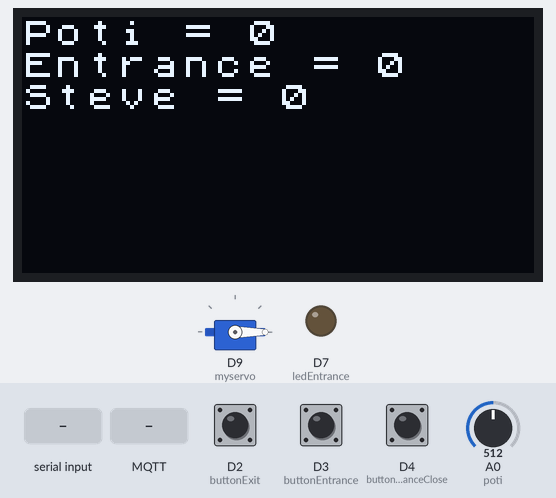
Recording of a sketch running on a simulated Arduino MKR. Shown: servo, 128×64 one-colour display, output pins drawn as LEDs (lit = HIGH). Inputs (shaded band) come from the test bench; at power-on: D3 (buttonEntrance) HIGH, D4 (buttonEntranceClose) HIGH, D2 (buttonExit) HIGH, A0 (poti) = 512. WiFi joins after 1.5 s; servers stay silent unless stated; no MQTT or app messages arrive unless stated; not simulated (calls return 0 or success): arduino_secrets.h; what the sketch prints to the serial monitor is not drawn.

Above: at 2.7 s.
2.8 s: D3 (buttonEntrance) pulled LOW for 0.15 s
At 3.8 s:
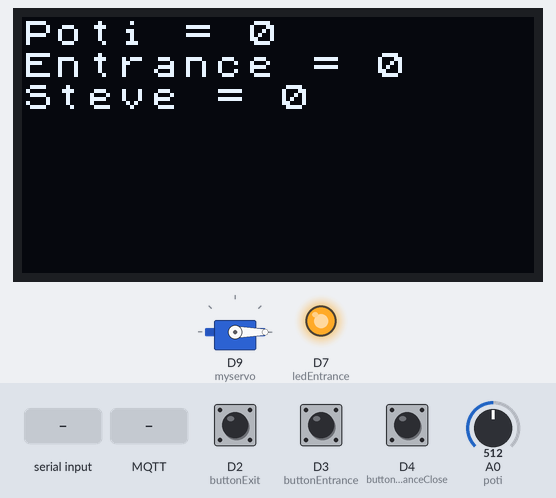
4.4 s: "Pablo/Poti" received over Serial
At 6.2 s:
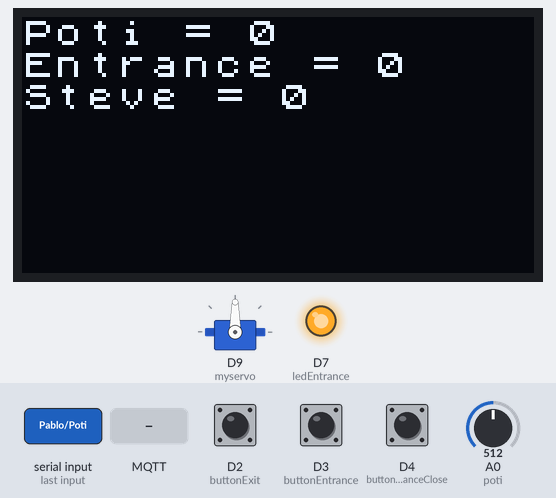
6.9 s: MQTT message "1" arrives on the first subscribed topic
At 6.91 s:
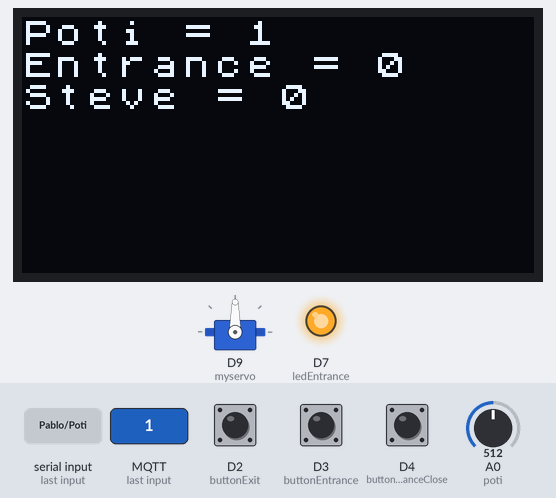
8.4 s: D4 (buttonEntranceClose) pulled LOW for 0.15 s
At 9.6 s:
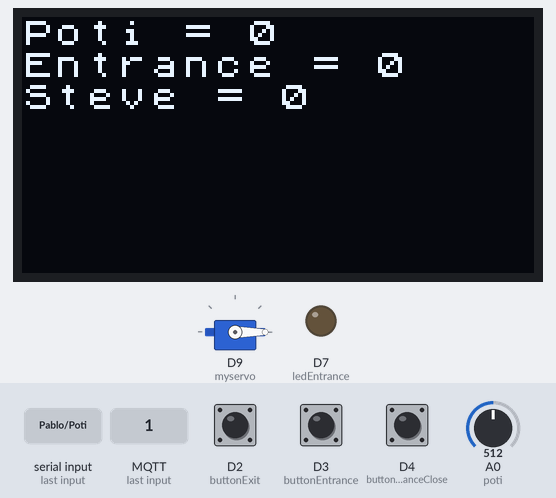
10.0 s: D3 (buttonEntrance) pulled LOW for 1 s
At 11.1 s:
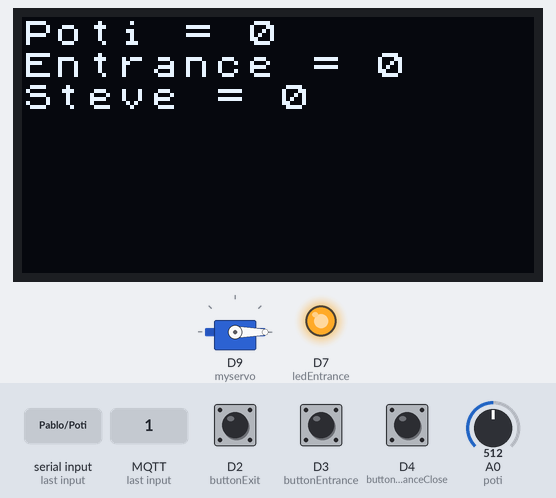
12.5 s: "Pablo/ParkingGarage" received over Serial
At 14.4 s:
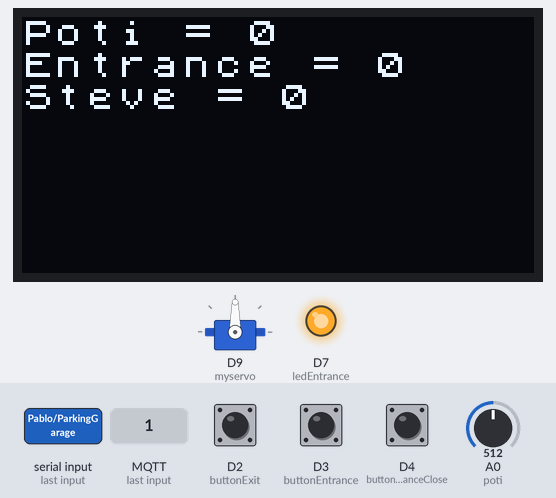
Timing chart, 0 to 15.9 s (numbered marks = the images above; inputs shaded):
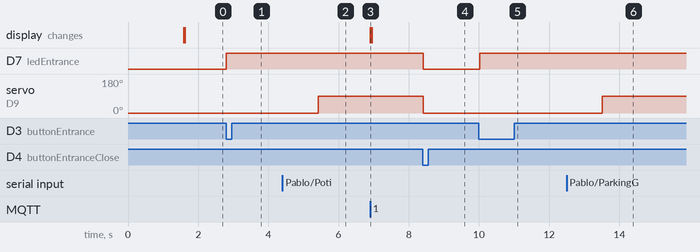

Measured:
- after the input at 2.8 s, D7 (ledEntrance): LOW → HIGH at once
- after the input at 4.4 s, servo on D9 (myservo): 0° → 90° after 1.0 s
- after the input at 6.9 s, the display: changes at once (image 3)
- after the input at 8.4 s, D7 (ledEntrance): HIGH → LOW at once; servo on D9 (myservo): 90° → 0° at once
- after the input at 10.0 s, D7 (ledEntrance): LOW → HIGH at once
- after the input at 12.5 s, servo on D9 (myservo): 0° → 90° after 1.0 s

The sketch:

mqtt_parking_system.ino
```cpp
#include <ArduinoMqttClient.h>
#if defined(ARDUINO_SAMD_MKRWIFI1010) || defined(ARDUINO_SAMD_NANO_33_IOT) || defined(ARDUINO_AVR_UNO_WIFI_REV2)
#include <WiFiNINA.h>
#elif defined(ARDUINO_SAMD_MKR1000)
#include <WiFi101.h>
#elif defined(ARDUINO_ARCH_ESP8266)
#include <ESP8266WiFi.h>
#elif defined(ARDUINO_PORTENTA_H7_M7) || defined(ARDUINO_NICLA_VISION) || defined(ARDUINO_ARCH_ESP32) || defined(ARDUINO_GIGA) || defined(ARDUINO_OPTA)
#include <WiFi.h>
#elif defined(ARDUINO_PORTENTA_C33)
#include <WiFiC3.h>
#elif defined(ARDUINO_UNOR4_WIFI)
#include <WiFiS3.h>
#endif

#include "arduino_secrets.h"

#include <Arduino.h>
#include <U8x8lib.h>

#ifdef U8X8_HAVE_HW_SPI
#include <SPI.h>
#endif

#include <Servo.h>

U8X8_SH1106_128X64_NONAME_HW_I2C u8x8(/* reset=*/U8X8_PIN_NONE);

/////// please enter your sensitive data in the Secret tab/arduino_secrets.h
char ssid[] = SECRET_SSID;
char pass[] = SECRET_PASS;

WiFiClient wifiClient;
MqttClient mqttClient(wifiClient);
Servo myservo;

const char broker[] = "BROKER_IP_ADDRESS";
int port = 1883;
const char topicPoti[] = "Pablo/Poti";
const char topicParkhaus[] = "Pablo/ParkingGarage";

const long interval = 3000;
const long interval200 = 200;
unsigned long previousMillis = 0;
unsigned long previousMillis200 = 0;

int poti = A0;
int potiValue;
int mappedValue;
int potiMqtt;
int buttonEntrance = 3;
int buttonEntranceClose = 4;
int ledEntrance = 7;
bool entrancePressed = false;
int entranceCounter;
int entranceMqtt;
int entranceMqttSteve;
bool entranceRead = false;
int maxParkingSpaces = 5;
int freeParkingSpaces;
int buttonExit = 2;
bool exitPressed = false;

void setup() {
  pinMode(poti, INPUT);
  pinMode(buttonEntrance, INPUT_PULLUP);
  pinMode(buttonEntranceClose, INPUT_PULLUP);
  pinMode(ledEntrance, OUTPUT);
  pinMode(buttonExit, INPUT_PULLUP);

  myservo.attach(9);
  myservo.write(0);

  Serial.begin(9600);
  while (!Serial) {
    ;  // wait for serial port to connect (needed for native USB)
  }

  // attempt to connect to WiFi network:
  Serial.print("Attempting to connect to WPA SSID: ");
  Serial.println(ssid);
  while (WiFi.begin(ssid, pass) != WL_CONNECTED) {
    // failed, retry
    Serial.print(".");
    delay(5000);
  }

  Serial.println("You're connected to the network");
  Serial.println();

  Serial.print("Attempting to connect to the MQTT broker: ");
  Serial.println(broker);

  if (!mqttClient.connect(broker, port)) {
    Serial.print("MQTT connection failed! Error code = ");
    Serial.println(mqttClient.connectError());

    while (1);
  }

  mqttClient.subscribe(topicPoti);
  mqttClient.subscribe(topicParkhaus);
  mqttClient.subscribe("Steve/ParkingGarage");

  Serial.println("You're connected to the MQTT broker!");
  Serial.println();

  u8x8.begin();
  u8x8.setPowerSave(0);
  u8x8.setFont(u8x8_font_chroma48medium8_r);

  // Send the initial number of free parking spaces once via MQTT
  mqttClient.beginMessage(topicParkhaus);
  mqttClient.print(maxParkingSpaces);
  mqttClient.endMessage();
}

void loop() {
  mqttClient.poll();
  unsigned long currentMillis = millis();
  unsigned long currentMillis200 = millis();

  if (digitalRead(buttonEntrance) == 0 && entranceCounter < maxParkingSpaces) {
    entrancePressed = true;
    digitalWrite(ledEntrance, HIGH);
  } else if (digitalRead(buttonExit) == 0) {
    if (currentMillis200 - previousMillis200 >= interval200) {
      previousMillis200 = currentMillis200;
      exitPressed = true;
    }
  }

  // Possible issue: double reading during an open barrier phase
  if (entrancePressed == true) {
    if (Serial.available() > 0) {
      String input = Serial.readString();
      Serial.print("Keyboard input: ");
      Serial.println(input);
      myservo.write(90);
      entranceRead = true;
    }
    if (digitalRead(buttonEntranceClose) == 0 && entranceRead == true) {
      entrancePressed = false;
      entranceRead = false;
      digitalWrite(ledEntrance, LOW);
      myservo.write(0);
      entranceCounter += 1;
      freeParkingSpaces = (maxParkingSpaces - entranceCounter);
      Serial.print("Free spaces left: ");
      Serial.println(freeParkingSpaces);
      mqttClient.beginMessage(topicParkhaus);
      mqttClient.print(freeParkingSpaces);
      mqttClient.endMessage();
    }
  } else if (exitPressed == true) {
    if (entranceCounter > 0) {
      entranceCounter -= 1;
      freeParkingSpaces = (maxParkingSpaces - entranceCounter);
      Serial.print("Free spaces left: ");
      Serial.println(freeParkingSpaces);
      mqttClient.beginMessage(topicParkhaus);
      mqttClient.print(freeParkingSpaces);
      mqttClient.endMessage();
      exitPressed = false;
    }
  }

  // Every 3 seconds
  if (currentMillis - previousMillis >= interval) {
    previousMillis = currentMillis;

    potiValue = analogRead(poti);
    mappedValue = map(potiValue, 0, 1023, 0, 10);
    mqttClient.beginMessage(topicPoti);
    mqttClient.print(mappedValue);
    mqttClient.endMessage();
  }

  // Read own potentiometer value from MQTT
  if (mqttClient.messageTopic().equals("Pablo/Poti")) {
    String message = "";
    while (mqttClient.available()) {
      char c = (char)mqttClient.read();
      message += c;
    }
    potiMqtt = message.toInt();
  } else if (mqttClient.messageTopic().equals("Pablo/ParkingGarage")) {
    String message = "";
    while (mqttClient.available()) {
      char c = (char)mqttClient.read();
      message += c;
    }
    entranceMqtt = message.toInt();
  } else if (mqttClient.messageTopic().equals("Steve/ParkingGarage")) {
    String message = "";
    while (mqttClient.available()) {
      char c = (char)mqttClient.read();
      message += c;
    }
    entranceMqttSteve = message.toInt();
  }

  u8x8.setCursor(0, 0);
  u8x8.print("Poti = ");
  u8x8.print(potiMqtt);
  u8x8.setCursor(0, 1);
  u8x8.print("Entrance = ");
  u8x8.print(entranceMqtt);
  u8x8.setCursor(0, 2);
  u8x8.print("Steve = ");
  u8x8.print(entranceMqttSteve);
}
```
